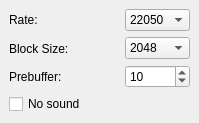
         <widget class="QWidget" name="pageMixer" >
          <property name="geometry" >
           <rect>
            <x>0</x>
            <y>0</y>
            <width>197</width>
            <height>120</height>
           </rect>
          </property>
          <attribute name="label" >
           <string>Mixer</string>
          </attribute>
          <layout class="QGridLayout" >
           <property name="leftMargin" >
            <number>9</number>
           </property>
           <property name="topMargin" >
            <number>9</number>
           </property>
           <property name="rightMargin" >
            <number>9</number>
           </property>
           <property name="bottomMargin" >
            <number>9</number>
           </property>
           <property name="horizontalSpacing" >
            <number>6</number>
           </property>
           <property name="verticalSpacing" >
            <number>6</number>
           </property>
           <item row="0" column="0" >
            <layout class="QGridLayout" >
             <property name="leftMargin" >
              <number>0</number>
             </property>
             <property name="topMargin" >
              <number>0</number>
             </property>
             <property name="rightMargin" >
              <number>0</number>
             </property>
             <property name="bottomMargin" >
              <number>0</number>
             </property>
             <property name="horizontalSpacing" >
              <number>6</number>
             </property>
             <property name="verticalSpacing" >
              <number>6</number>
             </property>
             <item row="1" column="0" >
              <widget class="QCheckBox" name="chkBoxMixerNoSound" >
               <property name="minimumSize" >
                <size>
                 <width>110</width>
                 <height>0</height>
                </size>
               </property>
               <property name="maximumSize" >
                <size>
                 <width>110</width>
                 <height>16777215</height>
                </size>
               </property>
               <property name="text" >
                <string>No sound</string>
               </property>
              </widget>
             </item>
             <item row="0" column="1" >
              <layout class="QGridLayout" >
               <property name="leftMargin" >
                <number>0</number>
               </property>
               <property name="topMargin" >
                <number>0</number>
               </property>
               <property name="rightMargin" >
                <number>0</number>
               </property>
               <property name="bottomMargin" >
                <number>0</number>
               </property>
               <property name="horizontalSpacing" >
                <number>6</number>
               </property>
               <property name="verticalSpacing" >
                <number>6</number>
               </property>
               <item row="1" column="0" >
                <widget class="QComboBox" name="cbxMixerBlockSize" >
                 <property name="currentIndex" >
                  <number>1</number>
                 </property>
                 <item>
                  <property name="text" >
                   <string>1024</string>
                  </property>
                 </item>
                 <item>
                  <property name="text" >
                   <string>2048</string>
                  </property>
                 </item>
                 <item>
                  <property name="text" >
                   <string>4096</string>
                  </property>
                 </item>
                </widget>
               </item>
               <item row="2" column="0" >
                <widget class="QSpinBox" name="spBoxPrebuffer" >
                 <property name="maximum" >
                  <number>999</number>
                 </property>
                 <property name="value" >
                  <number>10</number>
                 </property>
                </widget>
               </item>
               <item row="0" column="0" >
                <widget class="QComboBox" name="cbxMixerRate" >
                 <property name="currentIndex" >
                  <number>1</number>
                 </property>
                 <item>
                  <property name="text" >
                   <string>11050</string>
                  </property>
                 </item>
                 <item>
                  <property name="text" >
                   <string>22050</string>
                  </property>
                 </item>
                 <item>
                  <property name="text" >
                   <string>44100</string>
                  </property>
                 </item>
                </widget>
               </item>
              </layout>
             </item>
             <item row="0" column="0" >
              <layout class="QGridLayout" >
               <property name="leftMargin" >
                <number>0</number>
               </property>
               <property name="topMargin" >
                <number>0</number>
               </property>
               <property name="rightMargin" >
                <number>0</number>
               </property>
               <property name="bottomMargin" >
                <number>0</number>
               </property>
               <property name="horizontalSpacing" >
                <number>6</number>
               </property>
               <property name="verticalSpacing" >
                <number>6</number>
               </property>
               <item row="1" column="0" >
                <widget class="QLabel" name="lblMixerBlockSize" >
                 <property name="minimumSize" >
                  <size>
                   <width>110</width>
                   <height>0</height>
                  </size>
                 </property>
                 <property name="maximumSize" >
                  <size>
                   <width>110</width>
                   <height>16777215</height>
                  </size>
                 </property>
                 <property name="text" >
                  <string>Block Size:</string>
                 </property>
                 <property name="buddy" >
                  <cstring>cbxMixerBlockSize</cstring>
                 </property>
                </widget>
               </item>
               <item row="0" column="0" >
                <widget class="QLabel" name="lblMixerRate" >
                 <property name="minimumSize" >
                  <size>
                   <width>110</width>
                   <height>0</height>
                  </size>
                 </property>
                 <property name="maximumSize" >
                  <size>
                   <width>110</width>
                   <height>16777215</height>
                  </size>
                 </property>
                 <property name="text" >
                  <string>Rate:</string>
                 </property>
                 <property name="buddy" >
                  <cstring>cbxMixerRate</cstring>
                 </property>
                </widget>
               </item>
               <item row="2" column="0" >
                <widget class="QLabel" name="lblMixerPreBuffer" >
                 <property name="minimumSize" >
                  <size>
                   <width>110</width>
                   <height>0</height>
                  </size>
                 </property>
                 <property name="maximumSize" >
                  <size>
                   <width>110</width>
                   <height>16777215</height>
                  </size>
                 </property>
                 <property name="text" >
                  <string>Prebuffer:</string>
                 </property>
                 <property name="buddy" >
                  <cstring>spBoxPrebuffer</cstring>
                 </property>
                </widget>
               </item>
              </layout>
             </item>
            </layout>
           </item>
          </layout>
         </widget>
